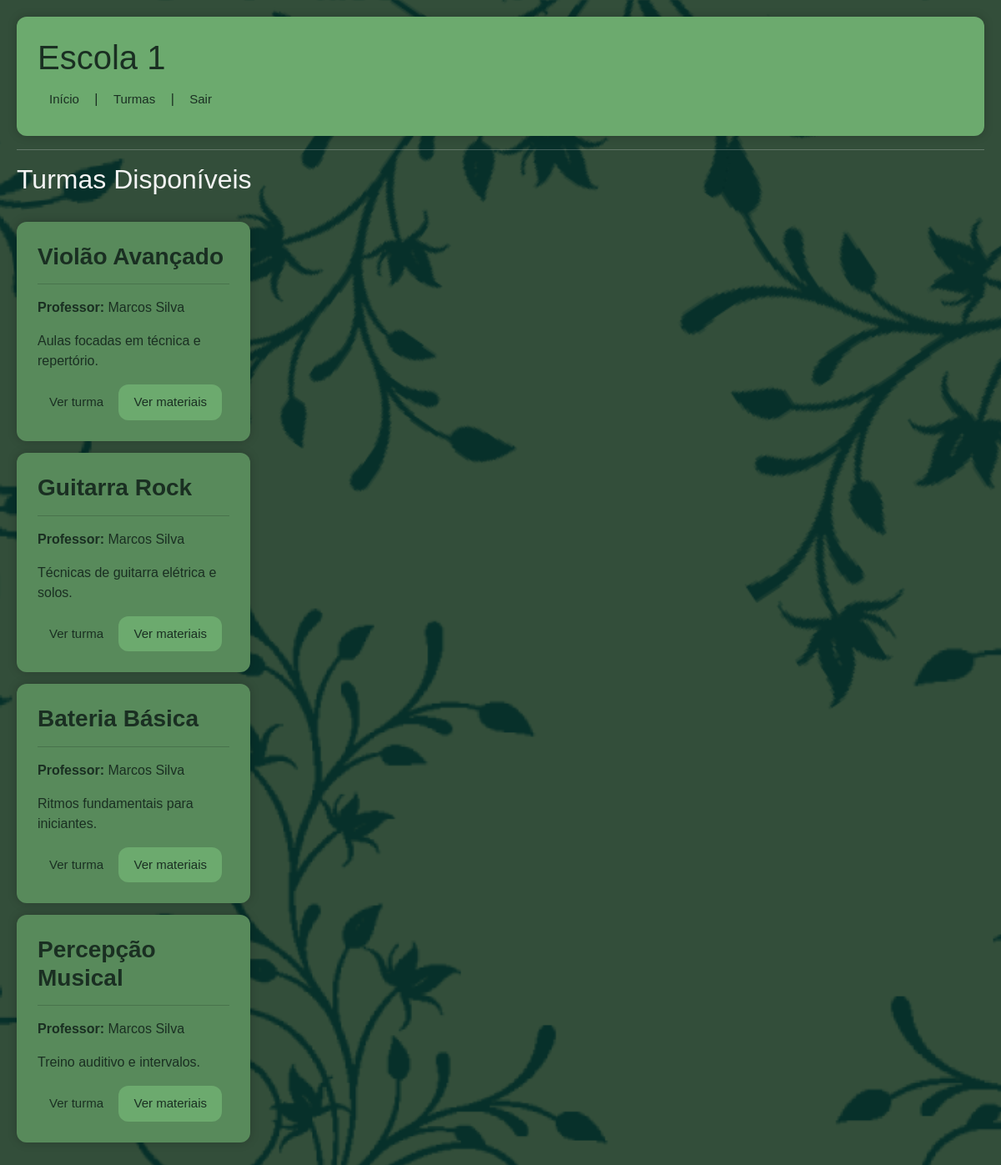
/turmas (signed in), run on the app's committed database.
### tables this page shows
CREATE TABLE Escola (
    id_escola INTEGER PRIMARY KEY AUTOINCREMENT,
    nome TEXT NOT NULL,
    email TEXT NOT NULL UNIQUE,
    senha TEXT NOT NULL,
    endereco TEXT,
    latitude REAL,
    longitude REAL,
    telefone TEXT,
    descricao TEXT
);

CREATE TABLE Turma (
    id_turma INTEGER PRIMARY KEY AUTOINCREMENT,
    nome TEXT NOT NULL,
    descricao TEXT,
    especialidade TEXT,
    id_professor INTEGER NOT NULL,
    id_escola INTEGER NOT NULL,
    FOREIGN KEY (id_professor) REFERENCES Professor(id_professor),
    FOREIGN KEY (id_escola) REFERENCES Escola(id_escola)
);

CREATE TABLE Professor (
    id_professor INTEGER PRIMARY KEY AUTOINCREMENT,
    nome TEXT NOT NULL,
    email TEXT NOT NULL UNIQUE,
    senha TEXT NOT NULL,
    endereco TEXT,
    telefone TEXT,
    proficiencia TEXT,
    id_escola INTEGER NOT NULL,
    FOREIGN KEY (id_escola) REFERENCES Escola(id_escola)
);

### app.py (the view)
@app.route("/turmas")
def turmas():
    if "aluno_id" not in session:
        return redirect("/")
    id_escola = session["id_escola"]
    turmas = model.listar_turmas_por_escola(id_escola)
    escola = model.buscar_escola(id_escola)
    return render_template("turmas.html", turmas=turmas, escola=escola)

### model.py (called while the page is built)
def conectar():
    return sqlite3.connect("escola.db")

def buscar_escola(id_escola):
    conn = conectar()
    cursor = conn.cursor()
    cursor.execute("""
    SELECT nome, descricao, endereco, telefone
    FROM Escola
    WHERE id_escola = ?
    """, (id_escola,))
    escola = cursor.fetchone()
    conn.close()
    return escola

def listar_turmas_por_escola(id_escola):
    conn = conectar()
    cursor = conn.cursor()
    cursor.execute("""
    SELECT Turma.id_turma, Turma.nome, Turma.descricao, Professor.nome
    FROM Turma
    JOIN Professor ON Turma.id_professor = Professor.id_professor
    WHERE Turma.id_escola = ?
    """, (id_escola,))
    turmas = cursor.fetchall()
    conn.close()
    return turmas

### templates/turmas.html (shortened to what this page needs)
<!DOCTYPE html>
<html lang="pt-br">
<head>
    <link href="https://cdn.jsdelivr.net/npm/bootstrap@5.3.8/dist/css/bootstrap.min.css" rel="stylesheet">
    <link rel="stylesheet" href="{{ url_for('static', filename='style.css') }}">
</head>
<body>
    <div id="container1">
        <div id="divtopo">
            <h1>{{ escola[0] }}</h1>
            <nav>
                <a href="/escola">Início</a> |
                <a href="/turmas">Turmas</a> |
                <a href="/logout">Sair</a>
            </nav>
        </div>
        <hr>
        <h2>Turmas Disponíveis</h2>
        <br>
        {% for id_turma, nome, descricao, professor in turmas %}
        <div id="divturmas">
            <h3><strong>{{ nome }}</strong></h3>
            <hr>
            <p><strong>Professor:</strong> {{ professor }}</p>
            <p>{{ descricao }}</p>
            <a href="/turma/{{ id_turma }}/pessoas">Ver turma</a>
            <button onclick="toggleMateriais({{ id_turma }})">
                Ver materiais
            </button>
        </div>
        {% endfor %}
    </div>
</body>
</html>

### static/style.css (style rules this page uses)
:root { --verde-principal: #3E5F47; --verde-secundario: #6caa6e; --verde-hover: #6AAE70; --verde-medio: #588A5B; --fundo-claro: #C8E6C9; --fundo-suave: #DFECE0; --texto-escuro: #1A2F22; --texto-claro: #F4F4F4; --sombra: rgba(0,0,0,0.2); }
body { margin: 0; padding: 20px; font-family: 'Lucida Sans', 'Lucida Sans Regular', 'Lucida Grande', 'Lucida Sans Unicode', Geneva, Verdana, sans-serif; background-color: var(--verde-principal); background-image: url(/static/img/fundomaestro.png); background-size: cover; background-position: center; color: var(--texto-claro); }
a { display: inline-block; padding: 7px 14px; color: var(--texto-escuro); text-decoration: none; border-radius: 6px; font-size: 15px; }
button { padding: 10px 18px; border: none; border-radius: 12px; background-color: var(--verde-secundario); color: var(--texto-escuro); cursor: pointer; font-size: 15px; }
#divturmas { background-color: var(--verde-medio); color: var(--texto-escuro); padding: 25px; border-radius: 12px; margin-bottom: 14px; width: 280px; box-shadow: 0 0 12px var(--sombra); }
#divtopo { background-color: var(--verde-secundario); color: var(--texto-escuro); padding: 25px; border-radius: 12px; margin-bottom: 14px; box-shadow: 0 0 12px var(--sombra); }

### data on the page
Escola: nome "Escola 1"
Turma: nome "Violão Avançado", nome "Marcos Silva", descricao "Aulas focadas em técnica e repertório."
Turma: nome "Guitarra Rock", nome "Marcos Silva", descricao "Técnicas de guitarra elétrica e solos."
Turma: nome "Bateria Básica", nome "Marcos Silva", descricao "Ritmos fundamentais para iniciantes."
Turma: nome "Percepção Musical", nome "Marcos Silva", descricao "Treino auditivo e intervalos."
